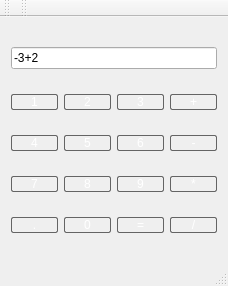
<?xml version="1.0" encoding="UTF-8"?>
<ui version="4.0">
 <class>MainWindow</class>
 <widget class="QMainWindow" name="MainWindow">
  <property name="geometry">
   <rect>
    <x>0</x>
    <y>0</y>
    <width>228</width>
    <height>286</height>
   </rect>
  </property>
  <property name="sizePolicy">
   <sizepolicy hsizetype="Minimum" vsizetype="Minimum">
    <horstretch>0</horstretch>
    <verstretch>0</verstretch>
   </sizepolicy>
  </property>
  <property name="windowTitle">
   <string>MainWindow</string>
  </property>
  <property name="styleSheet">
   <string notr="true">QPushButton
 {
    border-radius: 2px;
    padding: 0.2em 0.2em 0.3em 0.2em;
    border: 1px solid rgb(100, 100, 100);
    background: qlineargradient(x1:0, y1:0, x2:0, y2:1,
                                  stop:0 #f4f4f4, stop:0.1 #8F8F8F, stop:1  #7B7B7B);
    color: white;
    min-width: 40px;
}</string>
  </property>
  <widget class="QWidget" name="centralWidget">
   <layout class="QGridLayout" name="gridLayout">
    <item row="2" column="3">
     <widget class="QPushButton" name="minusButton">
      <property name="text">
       <string>-</string>
      </property>
     </widget>
    </item>
    <item row="3" column="0">
     <widget class="QPushButton" name="digitButton_7">
      <property name="text">
       <string>7</string>
      </property>
     </widget>
    </item>
    <item row="3" column="1">
     <widget class="QPushButton" name="digitButton_8">
      <property name="text">
       <string>8</string>
      </property>
     </widget>
    </item>
    <item row="3" column="2">
     <widget class="QPushButton" name="digitButton_9">
      <property name="text">
       <string>9</string>
      </property>
     </widget>
    </item>
    <item row="3" column="3">
     <widget class="QPushButton" name="starButton">
      <property name="text">
       <string>*</string>
      </property>
     </widget>
    </item>
    <item row="4" column="0">
     <widget class="QPushButton" name="dotButton">
      <property name="text">
       <string>.</string>
      </property>
     </widget>
    </item>
    <item row="4" column="1">
     <widget class="QPushButton" name="digitButton_0">
      <property name="text">
       <string>0</string>
      </property>
     </widget>
    </item>
    <item row="4" column="3">
     <widget class="QPushButton" name="slashButton">
      <property name="text">
       <string>/</string>
      </property>
     </widget>
    </item>
    <item row="1" column="0">
     <widget class="QPushButton" name="digitButton_1">
      <property name="text">
       <string>1</string>
      </property>
     </widget>
    </item>
    <item row="1" column="1">
     <widget class="QPushButton" name="digitButton_2">
      <property name="text">
       <string>2</string>
      </property>
     </widget>
    </item>
    <item row="1" column="2">
     <widget class="QPushButton" name="digitButton_3">
      <property name="text">
       <string>3</string>
      </property>
     </widget>
    </item>
    <item row="1" column="3">
     <widget class="QPushButton" name="plusButton">
      <property name="text">
       <string>+</string>
      </property>
     </widget>
    </item>
    <item row="2" column="0">
     <widget class="QPushButton" name="digitButton_4">
      <property name="text">
       <string>4</string>
      </property>
     </widget>
    </item>
    <item row="2" column="1">
     <widget class="QPushButton" name="digitButton_5">
      <property name="text">
       <string>5</string>
      </property>
     </widget>
    </item>
    <item row="2" column="2">
     <widget class="QPushButton" name="digitButton_6">
      <property name="text">
       <string>6</string>
      </property>
     </widget>
    </item>
    <item row="4" column="2">
     <widget class="QPushButton" name="equalsButton">
      <property name="text">
       <string>=</string>
      </property>
     </widget>
    </item>
    <item row="0" column="0" colspan="4">
     <widget class="QLineEdit" name="lineEdit">
      <property name="text">
       <string>-3+2</string>
      </property>
     </widget>
    </item>
   </layout>
  </widget>
  <widget class="QMenuBar" name="menuBar">
   <property name="geometry">
    <rect>
     <x>0</x>
     <y>0</y>
     <width>228</width>
     <height>20</height>
    </rect>
   </property>
  </widget>
  <widget class="QToolBar" name="mainToolBar">
   <attribute name="toolBarArea">
    <enum>TopToolBarArea</enum>
   </attribute>
   <attribute name="toolBarBreak">
    <bool>false</bool>
   </attribute>
  </widget>
  <widget class="QStatusBar" name="statusBar"/>
  <widget class="QToolBar" name="toolBar">
   <property name="windowTitle">
    <string>toolBar</string>
   </property>
   <attribute name="toolBarArea">
    <enum>TopToolBarArea</enum>
   </attribute>
   <attribute name="toolBarBreak">
    <bool>false</bool>
   </attribute>
  </widget>
 </widget>
 <layoutdefault spacing="6" margin="11"/>
 <resources/>
 <connections/>
</ui>
